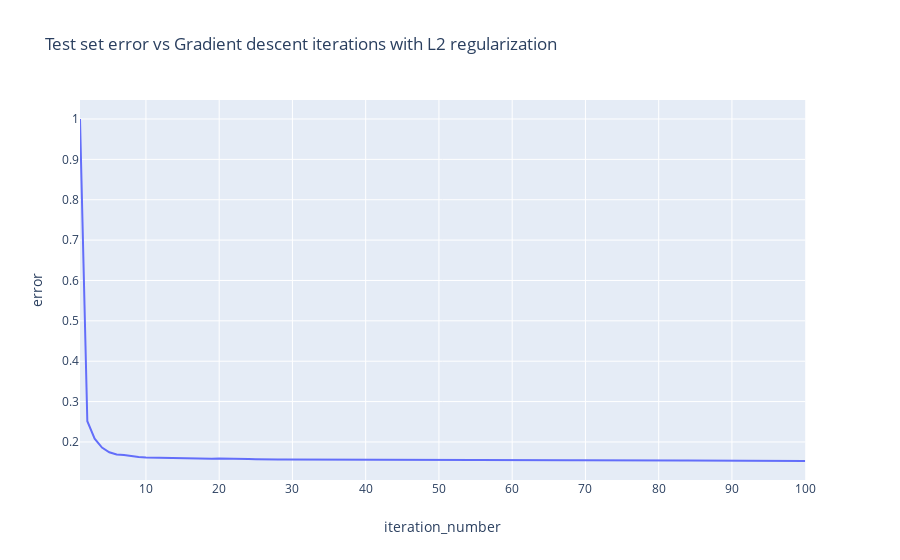
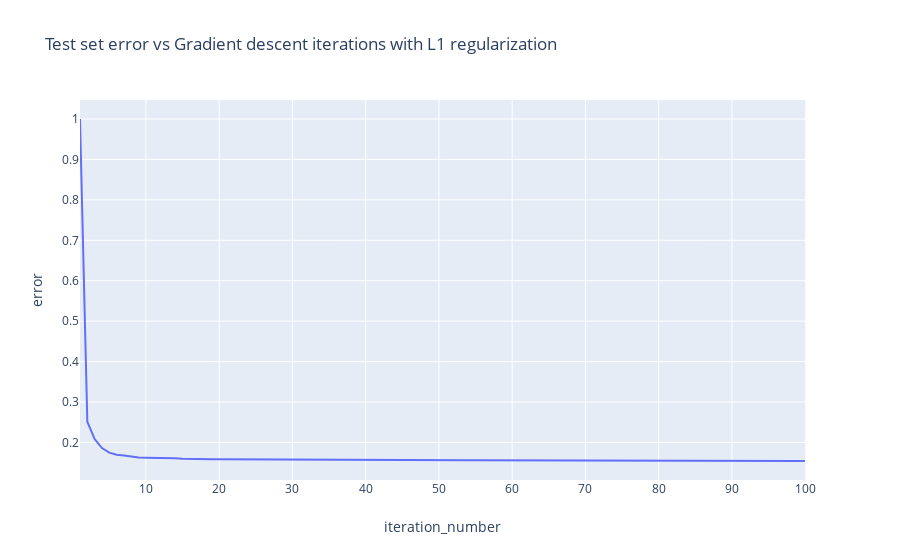

Notebook code for these charts, in order:
### Code cell
test_error_l2 = pd.DataFrame(columns=['iteration_number', 'error']) 
test_error_l2['error'] = 1-test_acc_l2['accuracy']
test_error_l2['iteration_number'] = np.arange(niter) + 1

test_error_l1 = pd.DataFrame(columns=['iteration_number', 'error']) 
test_error_l1['error'] = 1-test_acc_l1['accuracy']
test_error_l1['iteration_number'] = np.arange(niter) + 1

fig = px.line(test_error_l2, x='iteration_number', y='error', hover_name='error', 
              hover_data=['error', 'iteration_number'],
              title='Test set error vs Gradient descent iterations with L2 regularization')

fig.show()

fig = px.line(test_error_l1, x='iteration_number', y='error', hover_name='error', 
              hover_data=['error', 'iteration_number'],
              title='Test set error vs Gradient descent iterations with L1 regularization')
fig.show()
